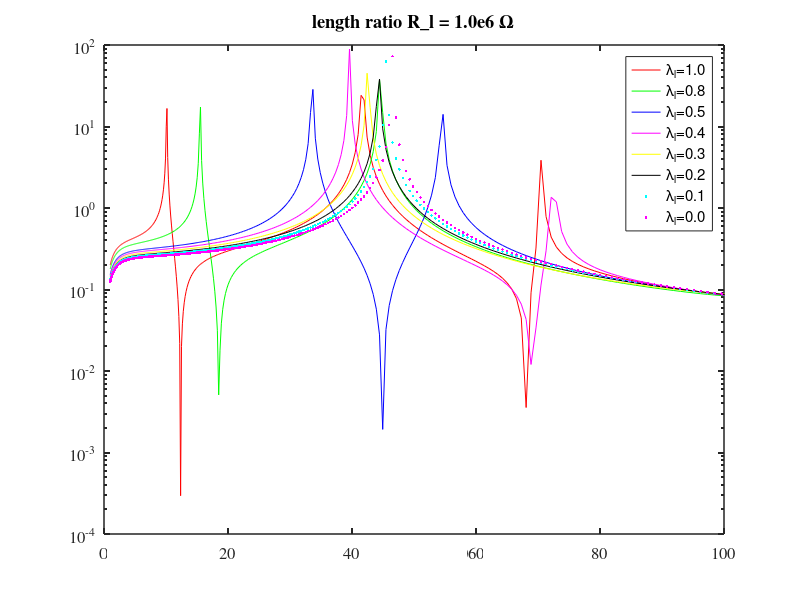
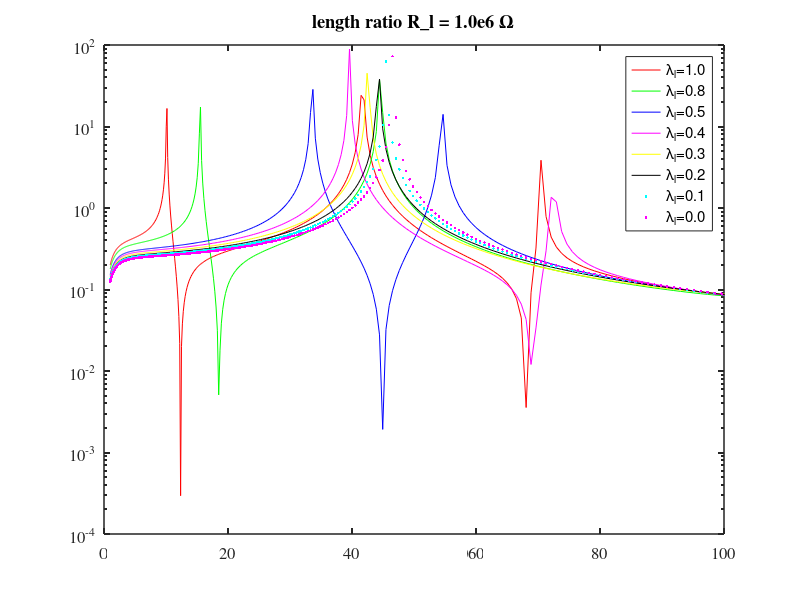
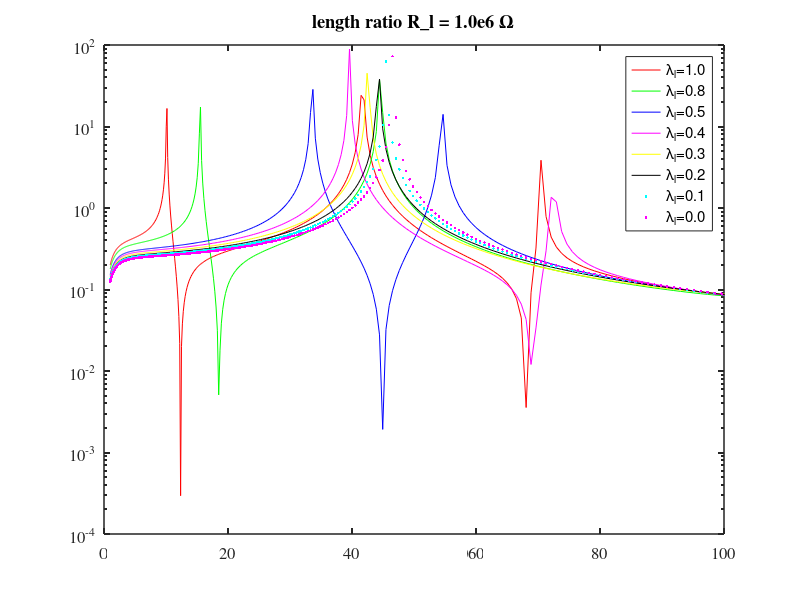
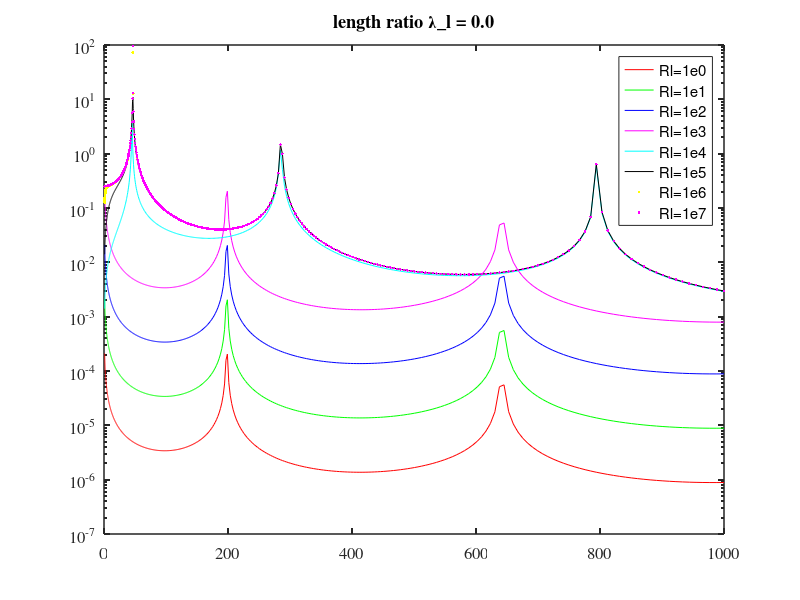

These charts were generated, in order, by the following MATLAB code:
clc;clear;close all;

figure(1)
%% laml = 0.0, Rl from 1 ohm to 10 Mohm
results0 = load('bm_ext_base_laml_0p0_Rl_1e0', 'Vplist', 'frlist', 'xib'); 
Vplist0 = results0.Vplist;
results1 = load('bm_ext_base_laml_0p0_Rl_1e1', 'Vplist'); 
Vplist1 = results1.Vplist;
results2 = load('bm_ext_base_laml_0p0_Rl_1e2', 'Vplist'); 
Vplist2 = results2.Vplist;
results3 = load('bm_ext_base_laml_0p0_Rl_1e3', 'Vplist'); 
Vplist3 = results3.Vplist;
results4 = load('bm_ext_base_laml_0p0_Rl_1e4', 'Vplist'); 
Vplist4 = results4.Vplist;
results5 = load('bm_ext_base_laml_0p0_Rl_1e5', 'Vplist'); 
Vplist5 = results5.Vplist;
results6 = load('bm_ext_base_laml_0p0_Rl_1e6', 'Vplist'); 
Vplist6 = results6.Vplist;
results7 = load('bm_ext_base_laml_0p0_Rl_1e7', 'Vplist'); 
Vplist7 = results7.Vplist;

frlist = results0.frlist;
wlist  = 2*pi*frlist;
xib  = results0.xib;

semilogy(frlist, abs(Vplist0)./wlist./wlist/xib, 'r', 'DisplayName','Rl=1e0'); hold on
semilogy(frlist, abs(Vplist1)./wlist./wlist/xib, 'g', 'DisplayName','Rl=1e1'); 
semilogy(frlist, abs(Vplist2)./wlist./wlist/xib, 'b', 'DisplayName','Rl=1e2'); 
semilogy(frlist, abs(Vplist3)./wlist./wlist/xib, 'm', 'DisplayName','Rl=1e3'); 
semilogy(frlist, abs(Vplist4)./wlist./wlist/xib, 'c', 'DisplayName','Rl=1e4'); 
semilogy(frlist, abs(Vplist5)./wlist./wlist/xib, 'k', 'DisplayName','Rl=1e5'); 
semilogy(frlist, abs(Vplist6)./wlist./wlist/xib, 'y.', 'DisplayName','Rl=1e6'); 
semilogy(frlist, abs(Vplist7)./wlist./wlist/xib, 'm.', 'DisplayName','Rl=1e7'); 
% grid on
set(gca, 'linewidth', 1.1, 'fontsize', 12, 'fontname', 'times')
title('length ratio \lambda\_l = 0.0')
set(gcf, 'color', 'w')
legend('show')

%% laml = 0.1, Rl from 1 ohm to 10 Mohm
% results0 = load('bm_ext_base_laml_0p1_Rl_1e0', 'Vplist', 'frlist', 'xib'); 
% Vplist0 = results0.Vplist;
% results1 = load('bm_ext_base_laml_0p1_Rl_1e1', 'Vplist'); 
% Vplist1 = results1.Vplist;
% results2 = load('bm_ext_base_laml_0p1_Rl_1e2', 'Vplist'); 
% Vplist2 = results2.Vplist;
% results3 = load('bm_ext_base_laml_0p1_Rl_1e3', 'Vplist'); 
% Vplist3 = results3.Vplist;
% results4 = load('bm_ext_base_laml_0p1_Rl_1e4', 'Vplist'); 
% Vplist4 = results4.Vplist;
% results5 = load('bm_ext_base_laml_0p1_Rl_1e5', 'Vplist'); 
% Vplist5 = results5.Vplist;
% results6 = load('bm_ext_base_laml_0p1_Rl_1e6', 'Vplist'); 
% Vplist6 = results6.Vplist;
% results7 = load('bm_ext_base_laml_0p1_Rl_1e7', 'Vplist'); 
% Vplist7 = results7.Vplist;
% 
% frlist = results0.frlist;
% wlist  = 2*pi*frlist;
% xib  = results0.xib;
% 
% semilogy(frlist, abs(Vplist0)./wlist./wlist/xib, 'r', 'DisplayName','Rl=1e0'); hold on
% semilogy(frlist, abs(Vplist1)./wlist./wlist/xib, 'g', 'DisplayName','Rl=1e1'); 
% semilogy(frlist, abs(Vplist2)./wlist./wlist/xib, 'b', 'DisplayName','Rl=1e2'); 
% semilogy(frlist, abs(Vplist3)./wlist./wlist/xib, 'm', 'DisplayName','Rl=1e3'); 
% semilogy(frlist, abs(Vplist4)./wlist./wlist/xib, 'c', 'DisplayName','Rl=1e4'); 
% semilogy(frlist, abs(Vplist5)./wlist./wlist/xib, 'k', 'DisplayName','Rl=1e5'); 
% semilogy(frlist, abs(Vplist6)./wlist./wlist/xib, 'y.', 'DisplayName','Rl=1e6'); 
% semilogy(frlist, abs(Vplist7)./wlist./wlist/xib, 'm.', 'DisplayName','Rl=1e7'); 
% % grid on
% set(gca, 'linewidth', 1.1, 'fontsize', 12, 'fontname', 'times')
% title('length ratio \lambda\_l = 0.1')
% set(gcf, 'color', 'w')
% legend('show')

%% laml = 0.2, Rl from 1 ohm to 10 Mohm
% results0 = load('bm_ext_base_laml_0p2_Rl_1e0', 'Vplist', 'frlist', 'xib'); 
% Vplist0 = results0.Vplist;
% results1 = load('bm_ext_base_laml_0p2_Rl_1e1', 'Vplist'); 
% Vplist1 = results1.Vplist;
% results2 = load('bm_ext_base_laml_0p2_Rl_1e2', 'Vplist'); 
% Vplist2 = results2.Vplist;
% results3 = load('bm_ext_base_laml_0p2_Rl_1e3', 'Vplist'); 
% Vplist3 = results3.Vplist;
% results4 = load('bm_ext_base_laml_0p2_Rl_1e4', 'Vplist'); 
% Vplist4 = results4.Vplist;
% results5 = load('bm_ext_base_laml_0p2_Rl_1e5', 'Vplist'); 
% Vplist5 = results5.Vplist;
% results6 = load('bm_ext_base_laml_0p2_Rl_1e6', 'Vplist'); 
% Vplist6 = results6.Vplist;
% results7 = load('bm_ext_base_laml_0p2_Rl_1e7', 'Vplist'); 
% Vplist7 = results7.Vplist;
% 
% frlist = results0.frlist;
% wlist  = 2*pi*frlist;
% xib  = results0.xib;
% 
% semilogy(frlist, abs(Vplist0)./wlist./wlist/xib, 'r', 'DisplayName','Rl=1e0'); hold on
% semilogy(frlist, abs(Vplist1)./wlist./wlist/xib, 'g', 'DisplayName','Rl=1e1'); 
% semilogy(frlist, abs(Vplist2)./wlist./wlist/xib, 'b', 'DisplayName','Rl=1e2'); 
% semilogy(frlist, abs(Vplist3)./wlist./wlist/xib, 'm', 'DisplayName','Rl=1e3'); 
% semilogy(frlist, abs(Vplist4)./wlist./wlist/xib, 'c', 'DisplayName','Rl=1e4'); 
% semilogy(frlist, abs(Vplist5)./wlist./wlist/xib, 'k', 'DisplayName','Rl=1e5'); 
% semilogy(frlist, abs(Vplist6)./wlist./wlist/xib, 'y.', 'DisplayName','Rl=1e6'); 
% semilogy(frlist, abs(Vplist7)./wlist./wlist/xib, 'm.', 'DisplayName','Rl=1e7'); 
% % grid on
% set(gca, 'linewidth', 1.1, 'fontsize', 12, 'fontname', 'times')
% title('length ratio \lambda\_l = 0.2')
% set(gcf, 'color', 'w')
% legend('show')

%% laml = 0.3, Rl from 1 ohm to 10 Mohm
% results0 = load('bm_ext_base_laml_0p3_Rl_1e0', 'Vplist', 'frlist', 'xib'); 
% Vplist0 = results0.Vplist;
% results1 = load('bm_ext_base_laml_0p3_Rl_1e1', 'Vplist'); 
% Vplist1 = results1.Vplist;
% results2 = load('bm_ext_base_laml_0p3_Rl_1e2', 'Vplist'); 
% Vplist2 = results2.Vplist;
% results3 = load('bm_ext_base_laml_0p3_Rl_1e3', 'Vplist'); 
% Vplist3 = results3.Vplist;
% results4 = load('bm_ext_base_laml_0p3_Rl_1e4', 'Vplist'); 
% Vplist4 = results4.Vplist;
% results5 = load('bm_ext_base_laml_0p3_Rl_1e5', 'Vplist'); 
% Vplist5 = results5.Vplist;
% results6 = load('bm_ext_base_laml_0p3_Rl_1e6', 'Vplist'); 
% Vplist6 = results6.Vplist;
% results7 = load('bm_ext_base_laml_0p3_Rl_1e7', 'Vplist'); 
% Vplist7 = results7.Vplist;
% 
% frlist = results0.frlist;
% wlist  = 2*pi*frlist;
% xib  = results0.xib;
% 
% semilogy(frlist, abs(Vplist0)./wlist./wlist/xib, 'r', 'DisplayName','Rl=1e0'); hold on
% semilogy(frlist, abs(Vplist1)./wlist./wlist/xib, 'g', 'DisplayName','Rl=1e1'); 
% semilogy(frlist, abs(Vplist2)./wlist./wlist/xib, 'b', 'DisplayName','Rl=1e2'); 
% semilogy(frlist, abs(Vplist3)./wlist./wlist/xib, 'm', 'DisplayName','Rl=1e3'); 
% semilogy(frlist, abs(Vplist4)./wlist./wlist/xib, 'c', 'DisplayName','Rl=1e4'); 
% semilogy(frlist, abs(Vplist5)./wlist./wlist/xib, 'k', 'DisplayName','Rl=1e5'); 
% semilogy(frlist, abs(Vplist6)./wlist./wlist/xib, 'y.', 'DisplayName','Rl=1e6'); 
% semilogy(frlist, abs(Vplist7)./wlist./wlist/xib, 'm.', 'DisplayName','Rl=1e7'); 
% % grid on
% set(gca, 'linewidth', 1.1, 'fontsize', 12, 'fontname', 'times')
% title('length ratio \lambda\_l = 0.3')
% set(gcf, 'color', 'w')
% legend('show')

%% laml = 0.4, Rl from 1 ohm to 10 Mohm
% results0 = load('bm_ext_base_laml_0p4_Rl_1e0', 'Vplist', 'frlist', 'xib'); 
% Vplist0 = results0.Vplist;
% results1 = load('bm_ext_base_laml_0p4_Rl_1e1', 'Vplist'); 
% Vplist1 = results1.Vplist;
% results2 = load('bm_ext_base_laml_0p4_Rl_1e2', 'Vplist'); 
% Vplist2 = results2.Vplist;
% results3 = load('bm_ext_base_laml_0p4_Rl_1e3', 'Vplist'); 
% Vplist3 = results3.Vplist;
% results4 = load('bm_ext_base_laml_0p4_Rl_1e4', 'Vplist'); 
% Vplist4 = results4.Vplist;
% results5 = load('bm_ext_base_laml_0p4_Rl_1e5', 'Vplist'); 
% Vplist5 = results5.Vplist;
% results6 = load('bm_ext_base_laml_0p4_Rl_1e6', 'Vplist'); 
% Vplist6 = results6.Vplist;
% results7 = load('bm_ext_base_laml_0p4_Rl_1e7', 'Vplist'); 
% Vplist7 = results7.Vplist;
% 
% frlist = results0.frlist;
% wlist  = 2*pi*frlist;
% xib  = results0.xib;
% 
% semilogy(frlist, abs(Vplist0)./wlist./wlist/xib, 'r', 'DisplayName','Rl=1e0'); hold on
% semilogy(frlist, abs(Vplist1)./wlist./wlist/xib, 'g', 'DisplayName','Rl=1e1'); 
% semilogy(frlist, abs(Vplist2)./wlist./wlist/xib, 'b', 'DisplayName','Rl=1e2'); 
% semilogy(frlist, abs(Vplist3)./wlist./wlist/xib, 'm', 'DisplayName','Rl=1e3'); 
% semilogy(frlist, abs(Vplist4)./wlist./wlist/xib, 'c', 'DisplayName','Rl=1e4'); 
% semilogy(frlist, abs(Vplist5)./wlist./wlist/xib, 'k', 'DisplayName','Rl=1e5'); 
% semilogy(frlist, abs(Vplist6)./wlist./wlist/xib, 'y.', 'DisplayName','Rl=1e6'); 
% semilogy(frlist, abs(Vplist7)./wlist./wlist/xib, 'm.', 'DisplayName','Rl=1e7'); 
% % grid on
% set(gca, 'linewidth', 1.1, 'fontsize', 12, 'fontname', 'times')
% title('length ratio \lambda\_l = 0.4')
% set(gcf, 'color', 'w')
% legend('show')

%% laml = 0.5, Rl from 1 ohm to 10 Mohm
% results0 = load('bm_ext_base_laml_0p5_Rl_1e0', 'Vplist', 'frlist', 'xib'); 
% Vplist0 = results0.Vplist;
% results1 = load('bm_ext_base_laml_0p5_Rl_1e1', 'Vplist'); 
% Vplist1 = results1.Vplist;
% results2 = load('bm_ext_base_laml_0p5_Rl_1e2', 'Vplist'); 
% Vplist2 = results2.Vplist;
% results3 = load('bm_ext_base_laml_0p5_Rl_1e3', 'Vplist'); 
% Vplist3 = results3.Vplist;
% results4 = load('bm_ext_base_laml_0p5_Rl_1e4', 'Vplist'); 
% Vplist4 = results4.Vplist;
% results5 = load('bm_ext_base_laml_0p5_Rl_1e5', 'Vplist'); 
% Vplist5 = results5.Vplist;
% results6 = load('bm_ext_base_laml_0p5_Rl_1e6', 'Vplist'); 
% Vplist6 = results6.Vplist;
% results7 = load('bm_ext_base_laml_0p5_Rl_1e7', 'Vplist'); 
% Vplist7 = results7.Vplist;
% 
% frlist = results0.frlist;
% wlist  = 2*pi*frlist;
% xib  = results0.xib;
% 
% semilogy(frlist, abs(Vplist0)./wlist./wlist/xib, 'r', 'DisplayName','Rl=1e0'); hold on
% semilogy(frlist, abs(Vplist1)./wlist./wlist/xib, 'g', 'DisplayName','Rl=1e1'); 
% semilogy(frlist, abs(Vplist2)./wlist./wlist/xib, 'b', 'DisplayName','Rl=1e2'); 
% semilogy(frlist, abs(Vplist3)./wlist./wlist/xib, 'm', 'DisplayName','Rl=1e3'); 
% semilogy(frlist, abs(Vplist4)./wlist./wlist/xib, 'c', 'DisplayName','Rl=1e4'); 
% semilogy(frlist, abs(Vplist5)./wlist./wlist/xib, 'k', 'DisplayName','Rl=1e5'); 
% semilogy(frlist, abs(Vplist6)./wlist./wlist/xib, 'y.', 'DisplayName','Rl=1e6'); 
% semilogy(frlist, abs(Vplist7)./wlist./wlist/xib, 'm.', 'DisplayName','Rl=1e7'); 
% grid on
% set(gca, 'linewidth', 1.1, 'fontsize', 12, 'fontname', 'times')
% title('length ratio \lambda\_l = 0.5')
% set(gcf, 'color', 'w')
% legend('show')

%% laml = 0.8, Rl from 1 ohm to 10 Mohm
% results0 = load('bm_ext_base_laml_0p8_Rl_1e0', 'Vplist', 'frlist', 'xib'); 
% Vplist0 = results0.Vplist;
% results1 = load('bm_ext_base_laml_0p8_Rl_1e1', 'Vplist'); 
% Vplist1 = results1.Vplist;
% results2 = load('bm_ext_base_laml_0p8_Rl_1e2', 'Vplist'); 
% Vplist2 = results2.Vplist;
% results3 = load('bm_ext_base_laml_0p8_Rl_1e3', 'Vplist'); 
% Vplist3 = results3.Vplist;
% results4 = load('bm_ext_base_laml_0p8_Rl_1e4', 'Vplist'); 
% Vplist4 = results4.Vplist;
% results5 = load('bm_ext_base_laml_0p8_Rl_1e5', 'Vplist'); 
% Vplist5 = results5.Vplist;
% results6 = load('bm_ext_base_laml_0p8_Rl_1e6', 'Vplist'); 
% Vplist6 = results6.Vplist;
% results7 = load('bm_ext_base_laml_0p8_Rl_1e7', 'Vplist'); 
% Vplist7 = results7.Vplist;
% 
% frlist = results0.frlist;
% wlist  = 2*pi*frlist;
% xib  = results0.xib;
% 
% semilogy(frlist, abs(Vplist0)./wlist./wlist/xib, 'r', 'DisplayName','Rl=1e0'); hold on
% semilogy(frlist, abs(Vplist1)./wlist./wlist/xib, 'g', 'DisplayName','Rl=1e1'); 
% semilogy(frlist, abs(Vplist2)./wlist./wlist/xib, 'b', 'DisplayName','Rl=1e2'); 
% semilogy(frlist, abs(Vplist3)./wlist./wlist/xib, 'm', 'DisplayName','Rl=1e3'); 
% semilogy(frlist, abs(Vplist4)./wlist./wlist/xib, 'c', 'DisplayName','Rl=1e4'); 
% semilogy(frlist, abs(Vplist5)./wlist./wlist/xib, 'k', 'DisplayName','Rl=1e5'); 
% semilogy(frlist, abs(Vplist6)./wlist./wlist/xib, 'y.', 'DisplayName','Rl=1e6'); 
% semilogy(frlist, abs(Vplist7)./wlist./wlist/xib, 'm.', 'DisplayName','Rl=1e7'); 
% % grid on
% set(gca, 'linewidth', 1.1, 'fontsize', 12, 'fontname', 'times')
% title('length ratio \lambda\_l = 0.8')
% set(gcf, 'color', 'w')
% legend('show')

%% laml = 1.0, Rl from 1 ohm to 10 Mohm
% results0 = load('bm_ext_base_laml_1p0_Rl_1e0', 'Vplist', 'frlist', 'xib'); 
% Vplist0 = results0.Vplist;
% results1 = load('bm_ext_base_laml_1p0_Rl_1e1', 'Vplist'); 
% Vplist1 = results1.Vplist;
% results2 = load('bm_ext_base_laml_1p0_Rl_1e2', 'Vplist'); 
% Vplist2 = results2.Vplist;
% results3 = load('bm_ext_base_laml_1p0_Rl_1e3', 'Vplist'); 
% Vplist3 = results3.Vplist;
% results4 = load('bm_ext_base_laml_1p0_Rl_1e4', 'Vplist'); 
% Vplist4 = results4.Vplist;
% results5 = load('bm_ext_base_laml_1p0_Rl_1e5', 'Vplist'); 
% Vplist5 = results5.Vplist;
% results6 = load('bm_ext_base_laml_1p0_Rl_1e6', 'Vplist'); 
% Vplist6 = results6.Vplist;
% results7 = load('bm_ext_base_laml_1p0_Rl_1e7', 'Vplist'); 
% Vplist7 = results7.Vplist;
% 
% frlist = results0.frlist;
% wlist  = 2*pi*frlist;
% xib  = results0.xib;
% 
% semilogy(frlist, abs(Vplist0)./wlist./wlist/xib, 'r', 'DisplayName','Rl=1e0'); hold on
% semilogy(frlist, abs(Vplist1)./wlist./wlist/xib, 'g', 'DisplayName','Rl=1e1'); 
% semilogy(frlist, abs(Vplist2)./wlist./wlist/xib, 'b', 'DisplayName','Rl=1e2'); 
% semilogy(frlist, abs(Vplist3)./wlist./wlist/xib, 'm', 'DisplayName','Rl=1e3'); 
% semilogy(frlist, abs(Vplist4)./wlist./wlist/xib, 'c', 'DisplayName','Rl=1e4'); 
% semilogy(frlist, abs(Vplist5)./wlist./wlist/xib, 'k', 'DisplayName','Rl=1e5'); 
% semilogy(frlist, abs(Vplist6)./wlist./wlist/xib, 'y.', 'DisplayName','Rl=1e6'); 
% semilogy(frlist, abs(Vplist7)./wlist./wlist/xib, 'm.', 'DisplayName','Rl=1e7'); 
% % grid on
% set(gca, 'linewidth', 1.1, 'fontsize', 12, 'fontname', 'times')
% title('length ratio \lambda\_l = 1.0')
% set(gcf, 'color', 'w')
% legend('show')



figure(2)
%%  Rl = 1e0 ohm, laml from 0.10 to 1.0
% results0 = load('bm_ext_base_laml_1p0_Rl_1e0', 'Vplist', 'frlist', 'xib'); 
% Vplist0 = results0.Vplist;
% results1 = load('bm_ext_base_laml_0p8_Rl_1e0', 'Vplist'); 
% Vplist1 = results1.Vplist;
% results2 = load('bm_ext_base_laml_0p5_Rl_1e0', 'Vplist'); 
% Vplist2 = results2.Vplist;
% results3 = load('bm_ext_base_laml_0p4_Rl_1e0', 'Vplist'); 
% Vplist3 = results3.Vplist;
% results4 = load('bm_ext_base_laml_0p3_Rl_1e0', 'Vplist'); 
% Vplist4 = results4.Vplist;
% results5 = load('bm_ext_base_laml_0p2_Rl_1e0', 'Vplist'); 
% Vplist5 = results5.Vplist;
% results6 = load('bm_ext_base_laml_0p1_Rl_1e0', 'Vplist'); 
% Vplist6 = results6.Vplist;
% results7 = load('bm_ext_base_laml_0p0_Rl_1e0', 'Vplist'); 
% Vplist7 = results7.Vplist;
% 
% frlist = results0.frlist;
% wlist  = 2*pi*frlist;
% xib  = results0.xib;
% 
% semilogy(frlist, abs(Vplist0)./wlist./wlist/xib, 'r', 'DisplayName','\lambda_l=1.0'); hold on
% semilogy(frlist, abs(Vplist1)./wlist./wlist/xib, 'g', 'DisplayName','\lambda_l=0.8'); 
% semilogy(frlist, abs(Vplist2)./wlist./wlist/xib, 'b', 'DisplayName','\lambda_l=0.5'); 
% semilogy(frlist, abs(Vplist3)./wlist./wlist/xib, 'm', 'DisplayName','\lambda_l=0.4'); 
% semilogy(frlist, abs(Vplist4)./wlist./wlist/xib, 'c', 'DisplayName','\lambda_l=0.3'); 
% semilogy(frlist, abs(Vplist5)./wlist./wlist/xib, 'k', 'DisplayName','\lambda_l=0.2'); 
% semilogy(frlist, abs(Vplist6)./wlist./wlist/xib, 'y.', 'DisplayName','\lambda_l=0.1'); 
% semilogy(frlist, abs(Vplist7)./wlist./wlist/xib, 'r.', 'DisplayName','\lambda_l=0.0');
% 
% % grid on
% set(gca, 'linewidth', 1.1, 'fontsize', 12, 'fontname', 'times')
% title('length ratio R\_l = 1.0e0 \Omega')
% set(gcf, 'color', 'w')
% legend('show')

%%  Rl = 1e1 ohm, laml from 0.10 to 1.0
% results0 = load('bm_ext_base_laml_1p0_Rl_1e1', 'Vplist', 'frlist', 'xib'); 
% Vplist0 = results0.Vplist;
% results1 = load('bm_ext_base_laml_0p8_Rl_1e1', 'Vplist'); 
% Vplist1 = results1.Vplist;
% results2 = load('bm_ext_base_laml_0p5_Rl_1e1', 'Vplist'); 
% Vplist2 = results2.Vplist;
% results3 = load('bm_ext_base_laml_0p2_Rl_1e1', 'Vplist'); 
% Vplist3 = results3.Vplist;
% results4 = load('bm_ext_base_laml_0p1_Rl_1e1', 'Vplist'); 
% Vplist4 = results4.Vplist;
% 
% frlist = results0.frlist;
% wlist  = 2*pi*frlist;
% xib  = results0.xib;
% 
% semilogy(frlist, abs(Vplist0)./wlist./wlist/xib, 'r', 'DisplayName','\lambda_l=1.0'); hold on
% semilogy(frlist, abs(Vplist1)./wlist./wlist/xib, 'g', 'DisplayName','\lambda_l=0.8'); 
% semilogy(frlist, abs(Vplist2)./wlist./wlist/xib, 'b', 'DisplayName','\lambda_l=0.5'); 
% semilogy(frlist, abs(Vplist3)./wlist./wlist/xib, 'm', 'DisplayName','\lambda_l=0.2'); 
% semilogy(frlist, abs(Vplist4)./wlist./wlist/xib, 'c', 'DisplayName','\lambda_l=0.1'); 
% 
% % grid on
% set(gca, 'linewidth', 1.1, 'fontsize', 12, 'fontname', 'times')
% title('length ratio R\_l = 1.0e1 \Omega')
% set(gcf, 'color', 'w')
% legend('show')

%%  Rl = 1e2 ohm, laml from 0.10 to 1.0
% results0 = load('bm_ext_base_laml_1p0_Rl_1e2', 'Vplist', 'frlist', 'xib'); 
% Vplist0 = results0.Vplist;
% results1 = load('bm_ext_base_laml_0p8_Rl_1e2', 'Vplist'); 
% Vplist1 = results1.Vplist;
% results2 = load('bm_ext_base_laml_0p5_Rl_1e2', 'Vplist'); 
% Vplist2 = results2.Vplist;
% results3 = load('bm_ext_base_laml_0p2_Rl_1e2', 'Vplist'); 
% Vplist3 = results3.Vplist;
% results4 = load('bm_ext_base_laml_0p1_Rl_1e2', 'Vplist'); 
% Vplist4 = results4.Vplist;
% 
% frlist = results0.frlist;
% wlist  = 2*pi*frlist;
% xib  = results0.xib;
% 
% semilogy(frlist, abs(Vplist0)./wlist./wlist/xib, 'r', 'DisplayName','\lambda_l=1.0'); hold on
% semilogy(frlist, abs(Vplist1)./wlist./wlist/xib, 'g', 'DisplayName','\lambda_l=0.8'); 
% semilogy(frlist, abs(Vplist2)./wlist./wlist/xib, 'b', 'DisplayName','\lambda_l=0.5'); 
% semilogy(frlist, abs(Vplist3)./wlist./wlist/xib, 'm', 'DisplayName','\lambda_l=0.2'); 
% semilogy(frlist, abs(Vplist4)./wlist./wlist/xib, 'c', 'DisplayName','\lambda_l=0.1'); 
% 
% % grid on
% set(gca, 'linewidth', 1.1, 'fontsize', 12, 'fontname', 'times')
% title('length ratio R\_l = 1.0e2 \Omega')
% set(gcf, 'color', 'w')
% legend('show')

%%  Rl = 1e3 ohm, laml from 0.10 to 1.0
% results0 = load('bm_ext_base_laml_1p0_Rl_1e3', 'Vplist', 'frlist', 'xib'); 
% Vplist0 = results0.Vplist;
% results1 = load('bm_ext_base_laml_0p8_Rl_1e3', 'Vplist'); 
% Vplist1 = results1.Vplist;
% results2 = load('bm_ext_base_laml_0p5_Rl_1e3', 'Vplist'); 
% Vplist2 = results2.Vplist;
% results3 = load('bm_ext_base_laml_0p2_Rl_1e3', 'Vplist'); 
% Vplist3 = results3.Vplist;
% results4 = load('bm_ext_base_laml_0p1_Rl_1e3', 'Vplist'); 
% Vplist4 = results4.Vplist;
% 
% frlist = results0.frlist;
% wlist  = 2*pi*frlist;
% xib  = results0.xib;
% 
% semilogy(frlist, abs(Vplist0)./wlist./wlist/xib, 'r', 'DisplayName','\lambda_l=1.0'); hold on
% semilogy(frlist, abs(Vplist1)./wlist./wlist/xib, 'g', 'DisplayName','\lambda_l=0.8'); 
% semilogy(frlist, abs(Vplist2)./wlist./wlist/xib, 'b', 'DisplayName','\lambda_l=0.5'); 
% semilogy(frlist, abs(Vplist3)./wlist./wlist/xib, 'm', 'DisplayName','\lambda_l=0.2'); 
% semilogy(frlist, abs(Vplist4)./wlist./wlist/xib, 'c', 'DisplayName','\lambda_l=0.1'); 
% 
% % grid on
% set(gca, 'linewidth', 1.1, 'fontsize', 12, 'fontname', 'times')
% title('length ratio R\_l = 1.0e3 \Omega')
% set(gcf, 'color', 'w')
% legend('show')

%%  Rl = 1e4 ohm, laml from 0.10 to 1.0
% results0 = load('bm_ext_base_laml_1p0_Rl_1e4', 'Vplist', 'frlist', 'xib'); 
% Vplist0 = results0.Vplist;
% results1 = load('bm_ext_base_laml_0p8_Rl_1e4', 'Vplist'); 
% Vplist1 = results1.Vplist;
% results2 = load('bm_ext_base_laml_0p5_Rl_1e4', 'Vplist'); 
% Vplist2 = results2.Vplist;
% results3 = load('bm_ext_base_laml_0p2_Rl_1e4', 'Vplist'); 
% Vplist3 = results3.Vplist;
% results4 = load('bm_ext_base_laml_0p1_Rl_1e4', 'Vplist'); 
% Vplist4 = results4.Vplist;
% 
% frlist = results0.frlist;
% wlist  = 2*pi*frlist;
% xib  = results0.xib;
% 
% semilogy(frlist, abs(Vplist0)./wlist./wlist/xib, 'r', 'DisplayName','\lambda_l=1.0'); hold on
% semilogy(frlist, abs(Vplist1)./wlist./wlist/xib, 'g', 'DisplayName','\lambda_l=0.8'); 
% semilogy(frlist, abs(Vplist2)./wlist./wlist/xib, 'b', 'DisplayName','\lambda_l=0.5'); 
% semilogy(frlist, abs(Vplist3)./wlist./wlist/xib, 'm', 'DisplayName','\lambda_l=0.2'); 
% semilogy(frlist, abs(Vplist4)./wlist./wlist/xib, 'c', 'DisplayName','\lambda_l=0.1'); 
% 
% % grid on
% set(gca, 'linewidth', 1.1, 'fontsize', 12, 'fontname', 'times')
% title('length ratio R\_l = 1.0e4 \Omega')
% set(gcf, 'color', 'w')
% legend('show')

%%  Rl = 1e5 ohm, laml from 0.10 to 1.0
% results0 = load('bm_ext_base_laml_1p0_Rl_1e5', 'Vplist', 'frlist', 'xib'); 
% Vplist0 = results0.Vplist;
% results1 = load('bm_ext_base_laml_0p8_Rl_1e5', 'Vplist'); 
% Vplist1 = results1.Vplist;
% results2 = load('bm_ext_base_laml_0p5_Rl_1e5', 'Vplist'); 
% Vplist2 = results2.Vplist;
% results3 = load('bm_ext_base_laml_0p2_Rl_1e5', 'Vplist'); 
% Vplist3 = results3.Vplist;
% results4 = load('bm_ext_base_laml_0p1_Rl_1e5', 'Vplist'); 
% Vplist4 = results4.Vplist;
% 
% frlist = results0.frlist;
% wlist  = 2*pi*frlist;
% xib  = results0.xib;
% 
% semilogy(frlist, abs(Vplist0)./wlist./wlist/xib, 'r', 'DisplayName','\lambda_l=1.0'); hold on
% semilogy(frlist, abs(Vplist1)./wlist./wlist/xib, 'g', 'DisplayName','\lambda_l=0.8'); 
% semilogy(frlist, abs(Vplist2)./wlist./wlist/xib, 'b', 'DisplayName','\lambda_l=0.5'); 
% semilogy(frlist, abs(Vplist3)./wlist./wlist/xib, 'm', 'DisplayName','\lambda_l=0.2'); 
% semilogy(frlist, abs(Vplist4)./wlist./wlist/xib, 'c', 'DisplayName','\lambda_l=0.1'); 
% 
% grid on
% set(gca, 'linewidth', 1.1, 'fontsize', 12, 'fontname', 'times')
% title('length ratio R\_l = 1.0e5 \Omega')
% set(gcf, 'color', 'w')
% legend('show')

%%  Rl = 1e6 ohm, laml from 0.10 to 1.0
results0 = load('bm_ext_base_laml_1p0_Rl_1e6', 'Vplist', 'frlist', 'xib'); 
Vplist0 = results0.Vplist;
results1 = load('bm_ext_base_laml_0p8_Rl_1e6', 'Vplist'); 
Vplist1 = results1.Vplist;
results2 = load('bm_ext_base_laml_0p5_Rl_1e6', 'Vplist'); 
Vplist2 = results2.Vplist;
results3 = load('bm_ext_base_laml_0p4_Rl_1e6', 'Vplist'); 
Vplist3 = results3.Vplist;
results4 = load('bm_ext_base_laml_0p3_Rl_1e6', 'Vplist'); 
Vplist4 = results4.Vplist;
results5 = load('bm_ext_base_laml_0p2_Rl_1e6', 'Vplist'); 
Vplist5 = results5.Vplist;
results6 = load('bm_ext_base_laml_0p1_Rl_1e6', 'Vplist'); 
Vplist6 = results6.Vplist;
results7 = load('bm_ext_base_laml_0p0_Rl_1e6', 'Vplist'); 
Vplist7 = results7.Vplist;

frlist = results0.frlist;
wlist  = 2*pi*frlist;
xib  = results0.xib;

semilogy(frlist, abs(Vplist0)./wlist./wlist/xib, 'r', 'DisplayName','\lambda_l=1.0'); hold on
semilogy(frlist, abs(Vplist1)./wlist./wlist/xib, 'g', 'DisplayName','\lambda_l=0.8'); 
semilogy(frlist, abs(Vplist2)./wlist./wlist/xib, 'b', 'DisplayName','\lambda_l=0.5'); 
semilogy(frlist, abs(Vplist3)./wlist./wlist/xib, 'm', 'DisplayName','\lambda_l=0.4'); 
semilogy(frlist, abs(Vplist4)./wlist./wlist/xib, 'y', 'DisplayName','\lambda_l=0.3'); 
semilogy(frlist, abs(Vplist5)./wlist./wlist/xib, 'k', 'DisplayName','\lambda_l=0.2'); 
semilogy(frlist, abs(Vplist6)./wlist./wlist/xib, 'c.', 'DisplayName','\lambda_l=0.1'); 
semilogy(frlist, abs(Vplist7)./wlist./wlist/xib, 'm.', 'DisplayName','\lambda_l=0.0'); 

% grid on
set(gca, 'linewidth', 1.1, 'fontsize', 12, 'fontname', 'times')
xlim([0,100]);
title('length ratio R\_l = 1.0e6 \Omega')
set(gcf, 'color', 'w')
legend('show')
print(gcf,'test.jpg','-dpng','-r300');      
print(gcf,'test.pdf','-dpdf');
print(gcf,'test.eps','-depsc');

%%  Rl = 1e7 ohm, laml from 0.10 to 1.0
% results0 = load('bm_ext_base_laml_1p0_Rl_1e7', 'Vplist', 'frlist', 'xib'); 
% Vplist0 = results0.Vplist;
% results1 = load('bm_ext_base_laml_0p8_Rl_1e7', 'Vplist'); 
% Vplist1 = results1.Vplist;
% results2 = load('bm_ext_base_laml_0p5_Rl_1e7', 'Vplist'); 
% Vplist2 = results2.Vplist;
% results3 = load('bm_ext_base_laml_0p2_Rl_1e7', 'Vplist'); 
% Vplist3 = results3.Vplist;
% results4 = load('bm_ext_base_laml_0p1_Rl_1e7', 'Vplist'); 
% Vplist4 = results4.Vplist;
% 
% frlist = results0.frlist;
% wlist  = 2*pi*frlist;
% xib  = results0.xib;
% 
% semilogy(frlist, abs(Vplist0)./wlist./wlist/xib, 'r', 'DisplayName','\lambda_l=1.0'); hold on
% semilogy(frlist, abs(Vplist1)./wlist./wlist/xib, 'g', 'DisplayName','\lambda_l=0.8'); 
% semilogy(frlist, abs(Vplist2)./wlist./wlist/xib, 'b', 'DisplayName','\lambda_l=0.5'); 
% semilogy(frlist, abs(Vplist3)./wlist./wlist/xib, 'm', 'DisplayName','\lambda_l=0.2'); 
% semilogy(frlist, abs(Vplist4)./wlist./wlist/xib, 'c', 'DisplayName','\lambda_l=0.1'); 
% 
% % grid on
% set(gca, 'linewidth', 1.1, 'fontsize', 12, 'fontname', 'times')
% title('length ratio R\_l = 1.0e7 \Omega')
% set(gcf, 'color', 'w')
% legend('show')

%% for phase angle
% figure(2)
% plot(frlist, angle(Vplist0)/pi*180, 'r'); hold on
% plot(frlist, angle(Vplist1)/pi*180, 'g'); 
% plot(frlist, angle(Vplist2)/pi*180, 'b'); 
% plot(frlist, angle(Vplist3)/pi*180, 'm'); 
% plot(frlist, angle(Vplist4)/pi*180, 'c'); 
% plot(frlist, angle(Vplist5)/pi*180, 'k'); 
% ylim([-180,180]);
% yTickLocations = linspace(-180, 180, 5);
% set(gca,'YTick', yTickLocations);
% grid on






